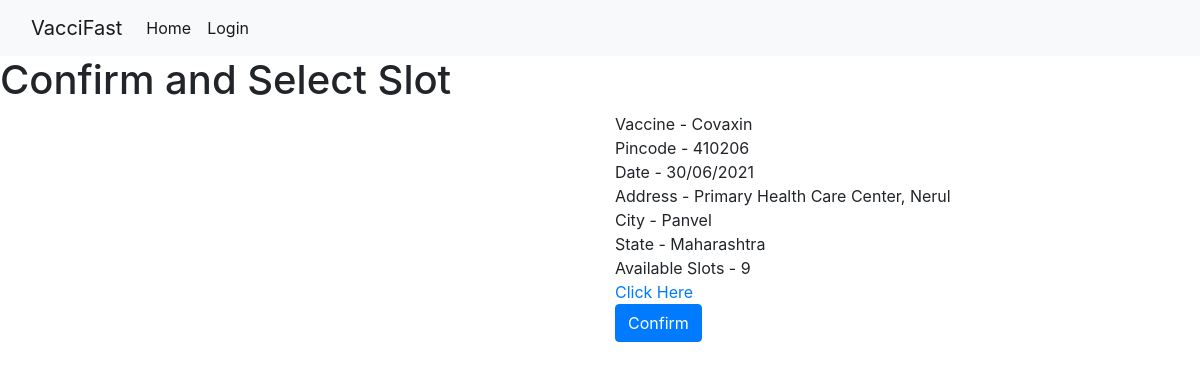
/selectSlot/14, run on the app's committed database.
### vacciapp/models.py (models this page shows, shortened)
class Slot(models.Model):
    vtype = models.CharField(max_length=200,null=True)
    date = models.CharField(max_length=200,null=True)
    address = models.CharField(max_length=200,null=True)
    city = models.CharField(max_length=200,null=True)
    state = models.CharField(max_length=200,null=True)
    pincode = models.CharField(max_length=200,null=True)
    addMap = models.CharField(max_length=200,null=True)
    date_created = models.DateTimeField(auto_now_add=True,null=True)
    count = models.IntegerField(null=True)

### vacciapp/views.py (the view)
# urls.py: path('selectSlot/<int:pk>',views.selectSlot,name='selectSlot'),
def selectSlot(request,pk):
    user = request.user
    slot = Slot.objects.get(pk=pk)
    context = {
        'slot' : slot,
    }
    return render(request,'vacciapp/selectSlot.html',context)

### templates/vacciapp/selectSlot.html (shortened to what this page needs)
{% extends 'base.html' %}
{% block body %}
<h1>Confirm and Select Slot</h1>
<div class="contatiner">
<div class="row">
<div class="col-md-6">
</div>
<div class="col-md-6">
Vaccine - {{slot.vtype}} <br>
Pincode - {{slot.pincode}} <br>
Date - {{slot.date}} <br>
Address - {{slot.address}} <br>
City - {{slot.city}} <br>
State - {{slot.state}} <br>
Available Slots - {{slot.count}} <br>
<a href="{{slot.addMap}}">Click Here</a> <br>
<a class="btn btn-primary" href="{% url 'orderSlot' slot.id %}">Confirm</a>
</div>
</div>
</div>
{% endblock body %}

### data on the page
Slot: vtype "Covaxin", pincode "410206", date "30/06/2021", address "Primary Health Care Center, Nerul", city "Panvel", state "Maharashtra", count "9"
